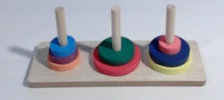
#> input picture DATA/ROI_selected.jpg, 224 x 100 px
$ jupyter execute threshold.ipynb   (shell and % lines are left out)
#> lines starting #> are read from the running program, lines starting #| are printed output that depends on the picture; after the words box and inside, x2 and y2 are one past the last pixel; in counts of white or black regions, pixels touching at a corner belong together
[cell 1]
import cv2
import numpy as np
import matplotlib.pyplot as plt

[cell 2]
def display(img, cmap='gray'):
    fig = plt.figure(figsize = (10,12))
    ax = fig.add_subplot(111)
    ax.imshow(img, cmap='gray')

[cell 3]
hanoi = cv2.imread('DATA/ROI_selected.jpg')
#> hanoi is the input picture: shape (100, 224, 3); mean B, G, R 175, 167.7, 169.3

[cell 4]
blur_hanoi = cv2.medianBlur(hanoi,1)
blur_hanoi = cv2.cvtColor(blur_hanoi, cv2.COLOR_BGR2RGB)

[cell 5]
gray_hanoi = cv2.cvtColor(blur_hanoi, cv2.COLOR_BGR2GRAY)
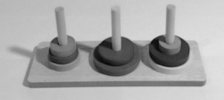
#> gray_hanoi: shape (100, 224); min 7, max 227, mean 170.1

[cell 6]
display(blur_hanoi)

[cell 7]
display(gray_hanoi)

[cell 8]
ret, hanoi_thres = cv2.threshold(gray_hanoi, 40, 255, cv2.THRESH_BINARY + cv2.THRESH_OTSU)
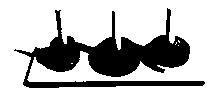
#> hanoi_thres: shape (100, 224); 75.1% white; 1 black region, box (x1, y1, x2, y2) and area: (14, 8, 205, 88) 5580
#> ret = 144

[cell 9]
display(hanoi_thres)

$ run again, with DATA/ROI_select10.jpg copied over DATA/ROI_selected.jpg
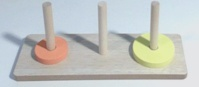
#> input picture DATA/ROI_select10.jpg, 199 x 87 px
#> hanoi is the input picture: shape (87, 199, 3); mean B, G, R 194.2, 197.2, 194.3
#> `gray_hanoi = cv2.cvtColor(blur_hanoi, cv2.COLOR_BGR2GRAY)`:
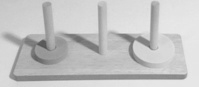
#> gray_hanoi: shape (87, 199); min 83, max 235, mean 195.9
#> `ret, hanoi_thres = cv2.threshold(gray_hanoi, 40, 255, cv2.THRESH_BINAR..`:
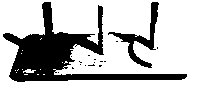
#> hanoi_thres: shape (87, 199); 72.2% white; 17 black regions (15 under 20 px), largest, box (x1, y1, x2, y2) and area: (3, 2, 187, 82) 4060, (108, 2, 159, 68) 709
#> ret = 183

$ run again, with DATA/ROI_select11.jpg copied over DATA/ROI_selected.jpg
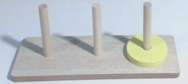
#> input picture DATA/ROI_select11.jpg, 188 x 84 px
#> hanoi is the input picture: shape (84, 188, 3); mean B, G, R 197.2, 195.7, 190
#> `gray_hanoi = cv2.cvtColor(blur_hanoi, cv2.COLOR_BGR2GRAY)`:
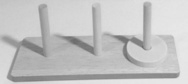
#> gray_hanoi: shape (84, 188); min 105, max 233, mean 195.5
#> `ret, hanoi_thres = cv2.threshold(gray_hanoi, 40, 255, cv2.THRESH_BINAR..`:
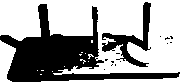
#> hanoi_thres: shape (84, 188); 65% white; 14 black regions (12 under 20 px), largest, box (x1, y1, x2, y2) and area: (0, 4, 180, 82) 4573, (102, 2, 151, 67) 913
#> ret = 188
